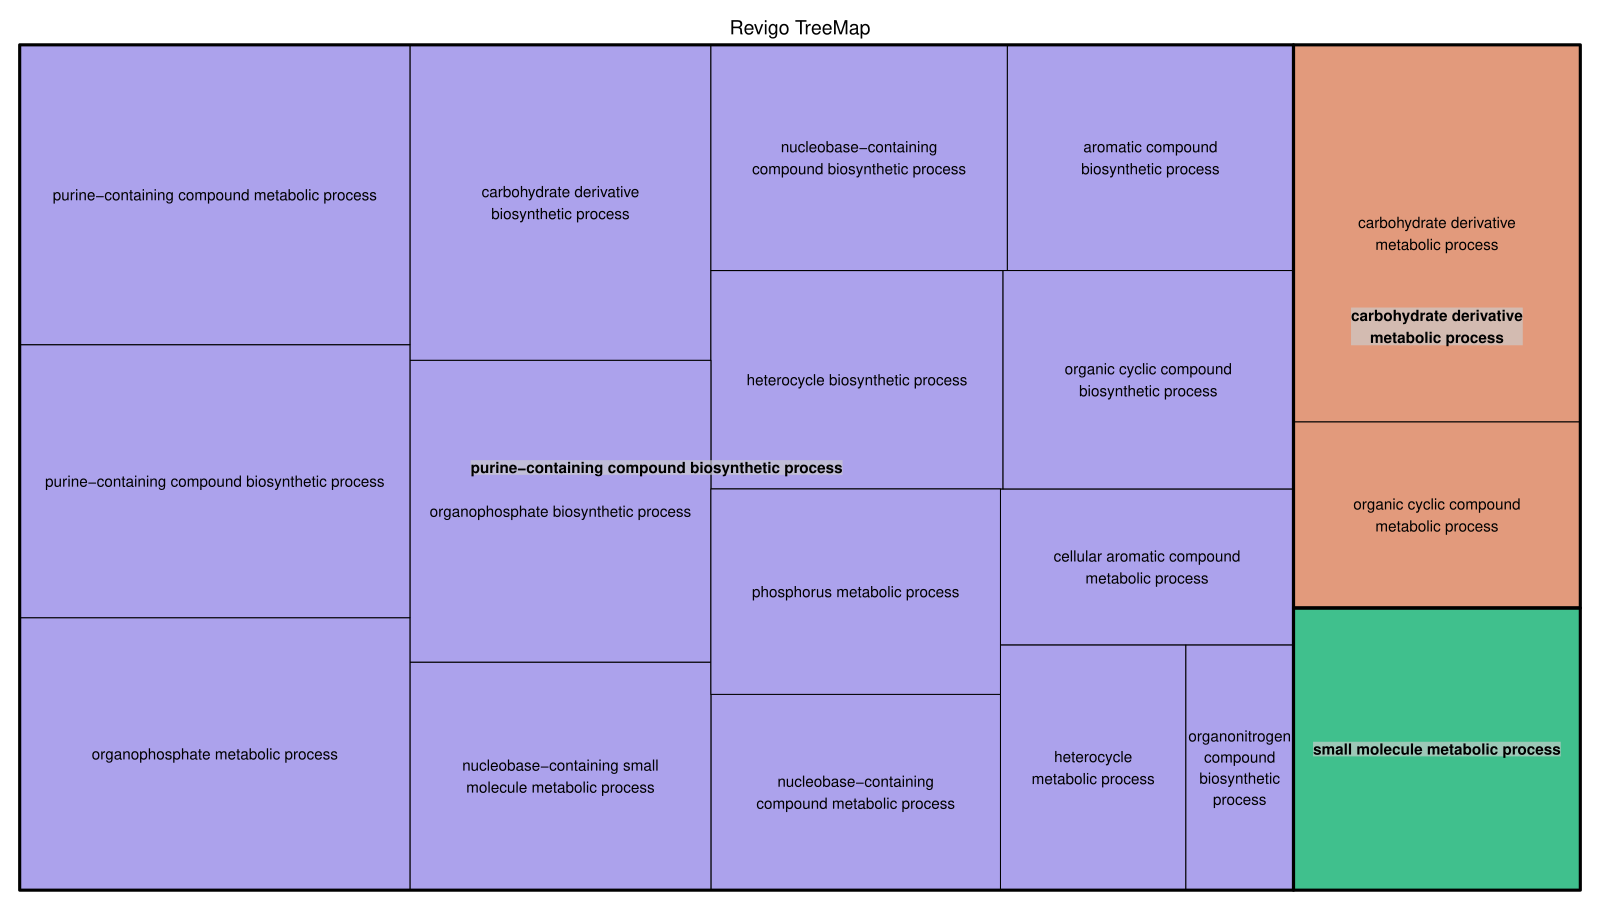

This chart was generated by the following R code:
# A treemap R script produced by the Revigo server at http://revigo.irb.hr/
# If you found Revigo useful in your work, please cite the following reference:
# Supek F et al. "REVIGO summarizes and visualizes long lists of Gene Ontology
# terms" PLoS ONE 2011. doi:10.1371/journal.pone.0021800

# author: Anton Kratz <anton.kratz@gmail.com>, RIKEN Omics Science Center, Functional Genomics Technology Team, Japan
# created: Fri, Nov 02, 2012  7:25:52 PM
# last change: Fri, Nov 09, 2012  3:20:01 PM

# -----------------------------------------------------------------------------
# If you don't have the treemap package installed, uncomment the following line:
# install.packages( "treemap" );
library(treemap) 								# treemap package by Martijn Tennekes

# Set the working directory if necessary
# setwd("C:/Users/username/workingdir");

# --------------------------------------------------------------------------
# Here is your data from Revigo. Scroll down for plot configuration options.

revigo.names <- c("term_ID","description","frequency","value","uniqueness","dispensability","representative");
revigo.data <- rbind(c("GO:0044281","small molecule metabolic process",15.15473791824727,0.929651769964428,0.8674933088275472,0.0507484,"small molecule metabolic process"),
c("GO:0072522","purine-containing compound biosynthetic process",1.9841965171428693,1.223851113208352,0.5683557738020912,0,"purine-containing compound biosynthetic process"),
c("GO:0006139","nucleobase-containing compound metabolic process",23.636924490908086,0.6512844068599692,0.4950444012692839,0.57248272,"purine-containing compound biosynthetic process"),
c("GO:0006725","cellular aromatic compound metabolic process",26.410310601416047,0.5254879917452241,0.7128943552219421,0.21430308,"purine-containing compound biosynthetic process"),
c("GO:0006793","phosphorus metabolic process",13.171532602957267,0.6832289414856519,0.7522643527823785,0.12102482,"purine-containing compound biosynthetic process"),
c("GO:0018130","heterocycle biosynthetic process",13.771272921376537,0.7329996756717927,0.4736928327821922,0.53496242,"purine-containing compound biosynthetic process"),
c("GO:0019438","aromatic compound biosynthetic process",13.451580388199883,0.7420168060250156,0.47582829942245763,0.38403062,"purine-containing compound biosynthetic process"),
c("GO:0019637","organophosphate metabolic process",5.94718450776783,1.2214074411868805,0.5999664697097458,0.59904924,"purine-containing compound biosynthetic process"),
c("GO:0034654","nucleobase-containing compound biosynthetic process",11.392930641947556,0.7683902549774131,0.4440433588210534,0.56998917,"purine-containing compound biosynthetic process"),
c("GO:0046483","heterocycle metabolic process",26.396317359150885,0.5219662385369346,0.7129282006004896,0.27023854,"purine-containing compound biosynthetic process"),
c("GO:0055086","nucleobase-containing small molecule metabolic process",4.5204226165387285,0.7882869149683953,0.5871115835921293,0.29056141,"purine-containing compound biosynthetic process"),
c("GO:0072521","purine-containing compound metabolic process",2.595262480894418,1.344093581819785,0.6353875759043673,0.25896296,"purine-containing compound biosynthetic process"),
c("GO:0090407","organophosphate biosynthetic process",4.716540883816774,1.043255454717309,0.425465718753824,0.31086666,"purine-containing compound biosynthetic process"),
c("GO:1901137","carbohydrate derivative biosynthetic process",4.616841943085589,1.0907703490738683,0.5806636563921108,0.27238895,"purine-containing compound biosynthetic process"),
c("GO:1901362","organic cyclic compound biosynthetic process",14.3966447883804,0.7286696289338411,0.5101629859767741,0.46012145,"purine-containing compound biosynthetic process"),
c("GO:1901566","organonitrogen compound biosynthetic process",14.63667861962968,0.3030122898521444,0.5668535485934129,0.4936698,"purine-containing compound biosynthetic process"),
c("GO:1901135","carbohydrate derivative metabolic process",6.41604626743983,1.242452146530756,0.8545312059516127,0.06517039,"carbohydrate derivative metabolic process"),
c("GO:1901360","organic cyclic compound metabolic process",27.27731619259278,0.6128665542621458,0.8038332959296762,0.10739063,"carbohydrate derivative metabolic process"));

stuff <- data.frame(revigo.data);
names(stuff) <- revigo.names;

stuff$value <- as.numeric( as.character(stuff$value) );
stuff$frequency <- as.numeric( as.character(stuff$frequency) );
stuff$uniqueness <- as.numeric( as.character(stuff$uniqueness) );
stuff$dispensability <- as.numeric( as.character(stuff$dispensability) );

# by default, outputs to a PDF file
pdf( file="S_T1_VS_T2_Treeplot.pdf", width=16, height=9 ) # width and height are in inches

# check the tmPlot command documentation for all possible parameters - there are a lot more
treemap(
  stuff,
  index = c("representative","description"),
  vSize = "value",
  type = "categorical",
  vColor = "representative",
  title = "Revigo TreeMap",
  inflate.labels = FALSE,      # set this to TRUE for space-filling group labels - good for posters
  lowerbound.cex.labels = 0,   # try to draw as many labels as possible (still, some small squares may not get a label)
  bg.labels = "#CCCCCCAA",   # define background color of group labels
								 # "#CCCCCC00" is fully transparent, "#CCCCCCAA" is semi-transparent grey, NA is opaque
  position.legend = "none"
)

dev.off()
